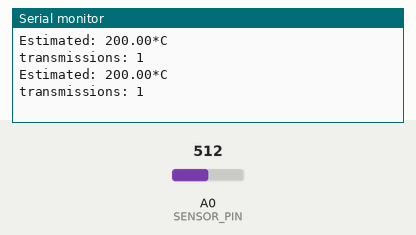
Recording of a sketch running on a simulated Arduino Uno, built with avr-gcc and run on an emulated ATmega328P. Shown: the last lines printed to the serial monitor. Inputs (shaded band) come from the test bench; at power-on: A0 (SENSOR_PIN) = 512.

Above: at 1.2 s.
1.3 s: A0 (SENSOR_PIN) set to 716
At 2.7 s:
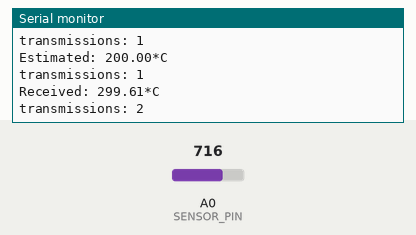
3.5 s: A0 (SENSOR_PIN) set to 900
At 4.8 s:
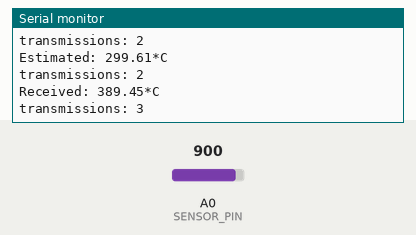
Timing chart, 0 to 6.5 s (numbered marks = the images above; inputs shaded):
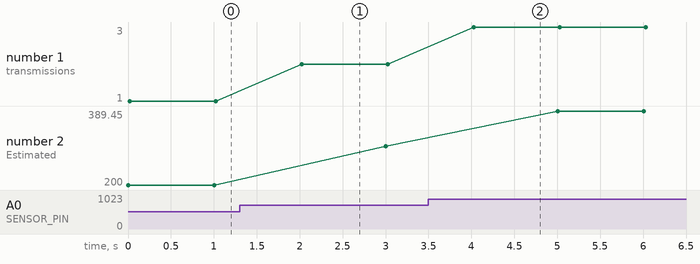

The sketch:

BasicAlgo.ino
```cpp
float val;
float mv;
float temp;
int SENSOR_PIN = 0;

int const SAMPLE_INTERVAL = 1000;
float const K = 1.0;
float const A = 1.0;

float error = 0;
float tempRx;
float alpha = 0;

int total = 0;
int transmitted = 0;

void setup (){
  Serial.begin(9600);
  temp = getTemp ();
  tempRx = getTemp ();
  transmitted++;
}

void loop (){
  temp = getTemp();
  total ++;
  error = temp - A * tempRx;
  if (abs(error) > K){
    tempRx = temp;
    Serial.print("Received: ");
    transmitted ++;
  }
  else{
    tempRx = A * tempRx;
    Serial.print("Estimated: ");
  }
  printTemp(tempRx);
  alpha = transmitted/total;
  Serial.print("transmissions: ");
  Serial.println(transmitted);
  delay(SAMPLE_INTERVAL);
}

// get temperature reading from sensor
float getTemp () {
  val = analogRead(SENSOR_PIN);
  mv = (val/1024.0)*5000;
  temp = (mv-750)/10 + 25;
  return temp;
}

// prints temperature to serial
void printTemp (float temp) {
  Serial.print(temp);
  Serial.println("*C");
}
```

Measured:
- after the input at 1.3 s, the serial monitor: prints a new line after 0.70 s (image 1)
- after the input at 3.5 s, the serial monitor: prints a new line after 0.50 s (image 2)
- plotted number 1: 1 → 2 after the input at 1.3 s, 2 → 3 after the input at 3.5 s
- plotted number 2: 200 → 299.61 after the input at 1.3 s, 299.61 → 389.45 after the input at 3.5 s
